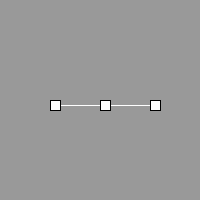
Frame 1 (no input)
Frame 60 (the mouse pressed at the canvas centre just before this capture): identical to frame 1, image omitted
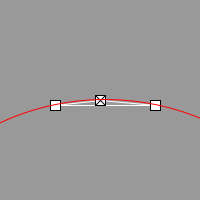
Frame 120 (the mouse held since frame 60 and released just before this capture)

The Processing sketch that drew these frames (run headless with seeded random() and noise(); from frame 60 on, the mouse is pressed at the canvas centre):

// Processing sketch: processing_45489
// ── processing_45489.pde

/*
"CircleDraw" by Nate "ZombieProof"
 Created November 09, 2011.
*/



//Handles array; holds all handles created
Handle[] handles;
//number of handles
final int num = 3;
//size of handles
final int hsize = 10;

void setup()
{
 
  size(200, 200);
  handles = new Handle[num];
  //initialize handles
  for(int i=0; i<num; i++) {
    handles[i] = new Handle(width/4*(i+1), height/2, 50-hsize/2, 10, handles);
  }
}

void draw()
{
  background(153);
  
  float handle1X, handle1Y, handle2X, handle2Y, handle3X, handle3Y;
  
  //for easier code later I compressed the center of each handle into a single variable
  handle1X = handles[0].boxx+hsize/2;
  handle1Y = handles[0].boxy+hsize/2;
  handle2X = handles[1].boxx+hsize/2;
  handle2Y = handles[1].boxy+hsize/2;
  handle3X = handles[2].boxx+hsize/2;
  handle3Y = handles[2].boxy+hsize/2;
  
  stroke(255);
  //handle line connectors; created by using the array that holds the handles
  line(handle1X, handle1Y, handle2X, handle2Y);
  line(handle2X, handle2Y, handle3X, handle3Y);
  line(handle3X, handle3Y, handle1X, handle1Y);
  
  //update display of handles
  for(int i=0; i<num; i++) {
    handles[i].update();
    handles[i].display();
  }
  
  
  //check if points are in the same place
  if(dist(handle1X, handle1Y, handle2X, handle2Y)!=0&&
  dist(handle2X, handle2Y, handle3X, handle3Y)!=0&&
  dist(handle3X, handle3Y, handle1X, handle1Y)!=0)
  {
    //two slopes from points
    float slope1 = (handle1Y-handle2Y)/(handle1X-handle2X);
    float slope2 = (handle2Y-handle3Y)/(handle2X-handle3X);
    //make sure that the points aren't in a line
    if(slope1!=slope2){
      //equation mumbo-jumbo; take from http://regentsprep.org/Regents/math/geometry/GCG6/RCir.htm
      float centerX = (slope1*slope2*(handle3Y-handle1Y) + slope1*(handle2X+handle3X) - slope2*(handle1X+handle2X))/(2*(slope1-slope2));
      float centerY = -1/slope1*(centerX-(handle1X+handle2X)/2)+(handle1Y+handle2Y)/2;
      float radius = dist(centerX, centerY, handle2X, handle2Y);
      //draw the circle
      noFill();
      stroke(255,0,0);
      ellipse(centerX, centerY, 2*radius, 2*radius);
    }
  }
}

void mouseReleased() 
{
  for(int i=0; i<num; i++) {
    handles[i].release();
  }
}


//not much to see from here on out, I just reworked the handles sample code from Processing.org a bit to allow for 2d movement
class Handle
{
  int x, y;
  int boxx, boxy;
  int locX;
  int locY;
  int size;
  boolean over;
  boolean press;
  boolean locked = false;
  boolean otherslocked = false;
  Handle[] others;
  
  Handle(int ix, int iy, int il, int is, Handle[] o)
  {
    x = ix;
    y = iy;
    size = is;
    boxx = x;
    boxy = y;
    others = o;
  }
  
  void update() 
  {
    boxx = x;
    boxy = y;
    
    for(int i=0; i<others.length; i++) {
      if(others[i].locked == true) {
        otherslocked = true;
        break;
      } else {
        otherslocked = false;
      }  
    }
    
    if(otherslocked == false) {
      over();
      press();
    }
    
    if(press) {
      x = mouseX-size/2;
      y = mouseY-size/2;
    }
  }
  
  void over()
  {
    if(overRect(boxx, boxy, size, size)) {
      over = true;
    } else {
      over = false;
    }
  }
  
  void press()
  {
    if(over && mousePressed || locked) {
      press = true;
      locked = true;
    } else {
      press = false;
    }
  }
  
  void release()
  {
    locked = false;
  }
  
  void display() 
  {
    
    fill(255);
    stroke(0);
    rect(boxx, boxy, size, size);
    //line(boxx+size/2, boxy+size/2, others[0].boxx, others[0].boxy);
    if(over || press) {
      line(boxx, boxy, boxx+size, boxy+size);
      line(boxx, boxy+size, boxx+size, boxy);
    }

  }
}

boolean overRect(int x, int y, int width, int height) 
{
  if (mouseX >= x && mouseX <= x+width && 
      mouseY >= y && mouseY <= y+height) {
    return true;
  } else {
    return false;
  }
}

int lock(int val, int minv, int maxv) 
{ 
  return  min(max(val, minv), maxv); 
} 
